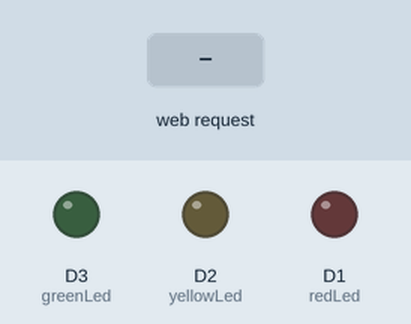
Recording of a sketch running on a simulated ESP8266 (NodeMCU). Shown: output pins drawn as LEDs (lit = HIGH). The test bench sets the inputs (shaded band). WiFi joins after 1.5 s; servers stay silent unless stated; what the sketch prints to the serial monitor is not drawn.

Above: at 2.7 s.
2.8 s: HTTP request GET /Loop received
At 3.6 s:
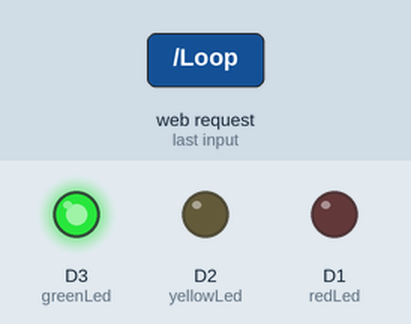
5.8 s: HTTP request GET /Off received
At 7.0 s:
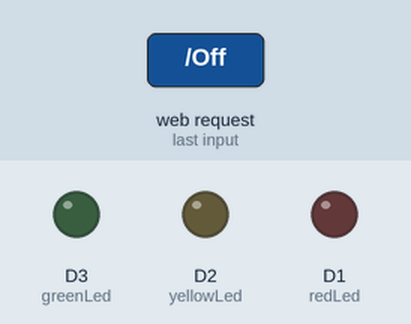
7.3 s: HTTP request GET /Red received
At 8.5 s:
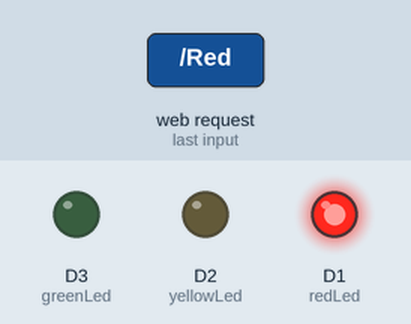
8.8 s: HTTP request GET /Yellow received
At 9.6 s:
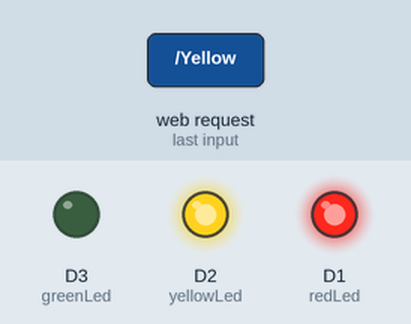
10.3 s: HTTP request GET /Green received
At 10.8 s:
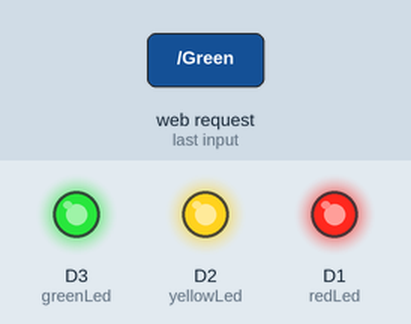
11.8 s: HTTP request GET /Red received
At 13.1 s:
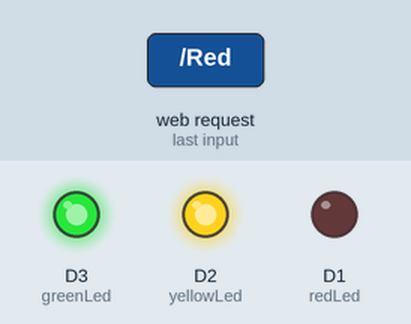
Timing chart, 0 to 14.3 s (numbered marks = the images above; inputs shaded):
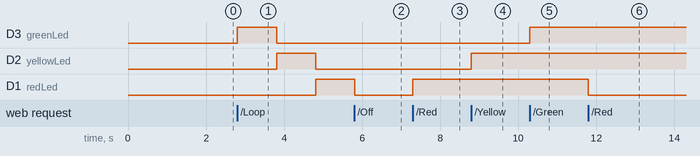

Measured:
- after the input at 2.8 s, D3 (greenLed): LOW → HIGH at once, → LOW 1.0 s later; D2 (yellowLed): LOW → HIGH after 1.0 s, → LOW 1.0 s later; D1 (redLed): LOW → HIGH after 2.0 s
- after the input at 5.8 s, D3 (greenLed): stays LOW (without the input it goes to HIGH after 0.01 s); D2 (yellowLed): stays LOW (without the input it goes to HIGH after 1.0 s)
- after the input at 7.3 s, D1 (redLed): LOW → HIGH at once
- after the input at 8.8 s, D2 (yellowLed): LOW → HIGH at once
- after the input at 10.3 s, D3 (greenLed): LOW → HIGH at once
- after the input at 11.8 s, D1 (redLed): HIGH → LOW at once

The sketch:

Stoplight_Webserver.ino
```cpp
#include <ESP8266WiFi.h>
#include <WiFiClient.h>
#include <ESP8266WebServer.h>

// Needed variables for LED Pin association
unsigned char greenLed = D3;        // Create greenLed Label for pin 3
unsigned char yellowLed = D2;       // Create yellowLed Label for pin 2
unsigned char redLed = D1;          // Create redLed Label for pin 1

// Needed variables for looping
unsigned long previousTime = 0;     // Create previousTime int for looping
unsigned long startTime = 0;        // Create startTime int for looping
bool runStoplight = false;          // Create runStoplight bool for looping
bool redStatus = false;             // Create Red bool for cycling red
bool yellowStatus = false;          // Create Yellow bool for cycling yellow
bool greenStatus = false;           // Create Green bool for cycling green

// wifi and server config
const char* ssid = "RYLANSLAPTOP";          // Set Wifi Name
const char* password = "Onyourleft100";     // Set Password
ESP8266WebServer server(80);                // Set server to port 80

// Simple HTML saved in a string with the different page references in buttons
const char MAIN_page[] PROGMEM = R"=====(
<html>
  <head>
    <title>Home Webpage</title>
    <h1>Home Webpage</h1>
    <h2>Stoplight</h2>
  </head>
  <body>
    <a href="/Off"><button style="background-color:grey">Off</button></a>
    <a href="/Red"><button style="background-color:red">Red</button></a>
    <a href="/Yellow"><button style="background-color:yellow">Yellow</button></a>
    <a href="/Green"><button style="background-color:lightGreen">Green</button></a>
    <a href="/Loop"><button style="background-color:lightGrey">Loop</button></a>
  </body>
</html>
)=====";

// Handle default page call
void handleRoot() {
  String page = MAIN_page;                  // Store HTML in a string
  server.send(200, "text/html", page);      // Send HTML to user
}

// Handle Off call and reset needed variables and LEDs
void handleOff() {
  String page = MAIN_page;                  // Store HTML in a string
  server.send(200, "text/html", page);      // Send HTML to user
  digitalWrite(greenLed, LOW);              // Turn Green LED off
  digitalWrite(yellowLed, LOW);             // Turn Yellow LED off
  digitalWrite(redLed, LOW);                // Turn Red LED off
  greenStatus = false;                      // Indicate green is off
  yellowStatus = false;                     // Indicate yellow is off
  redStatus = false;                        // Indicate red is off
  runStoplight = false;                     // Stop stoplight looping
  previousTime = 0;                         // Reset previousTime
  startTime = 0;                            // Reset startTime
  Serial.println("Turning Off LEDs");
}

// Handle Red call and cycle red LED depending on status
void handleRed() {
  String page = MAIN_page;                  // Store HTML in a string
  server.send(200, "text/html", page);      // Send HTML to user

  // If off turn on and if on turn off
  if (redStatus == false) {
    digitalWrite(redLed, HIGH);             // Turn Red LED on
    redStatus = true;                       // Flip status
  }
  else {
    digitalWrite(redLed, LOW);              // Turn Red LED off
    redStatus = false;                      // Flip status
  }
  Serial.println("Cycling Red");
}

// Handle Yellow call and cycle yellow LED depending on status
void handleYellow() {
  String page = MAIN_page;                  // Store HTML in a string
  server.send(200, "text/html", page);      // Send HTML to user

  // If off turn on and if on turn off
  if (yellowStatus == false) {
    digitalWrite(yellowLed, HIGH);          // Turn Yellow LED on
    yellowStatus = true;                    // Flip status
  }
  else {
    digitalWrite(yellowLed, LOW);           // Turn Yellow LED off
    yellowStatus = false;                   // Flip status
  }
  Serial.println("Cycling Yellow");
}

// Handle Green call and cycle green LED depending on status
void handleGreen() {
  String page = MAIN_page;                  // Store HTML in a string
  server.send(200, "text/html", page);      // Send HTML to user

  // If off turn on and if on turn off
  if (greenStatus == false) {
    digitalWrite(greenLed, HIGH);           // Turn Green LED on
    greenStatus = true;                     // Flip status
  }
  else {
    digitalWrite(greenLed, LOW);            // Turn Green LED off
    greenStatus = false;                    // Flip status
  }
  Serial.println("Cycling Green");
}

// Handle Loop call and setup needed variables
void handleLoop() {
  String page = MAIN_page;                  // Store HTML in a string
  server.send(200, "text/html", page);      // Send HTML to user

  digitalWrite(greenLed, LOW);              // Turn Green LED off
  digitalWrite(yellowLed, LOW);             // Turn Yellow LED off
  digitalWrite(redLed, LOW);                // Turn Red LED off

  greenStatus = false;                      // Indicate green is off
  yellowStatus = false;                     // Indicate yellow is off
  redStatus = false;                        // Indicate red is off

  runStoplight = true;                      // Start stoplight looping
  previousTime = millis();                  // Set previousTime to current runtime
  startTime = millis();                     // Then set startTime to current runtime
  Serial.println("Starting Stoplight Loop");
}

void setup() {
  // Setup Serial Monitor with 9600
  Serial.begin(9600);

  // Create Wifi connection and delay until connected
  WiFi.begin(ssid, password);
  Serial.println("Connecting to WiFi");
  while(WiFi.status() != WL_CONNECTED) {    // Loop until connected to WiFi
    delay(500);
    Serial.print(".");
  }

  // If connection successful show IP address in serial monitor
  Serial.println("");
  Serial.print("Connected to ");
  Serial.println(ssid);
  Serial.print("IP address: ");
  Serial.println(WiFi.localIP());           // Show your assigned IP address

  // Setup all 3 LED pins and make sure they are off
  pinMode(greenLed, OUTPUT);                // Set Green LED to Output pin
  pinMode(yellowLed, OUTPUT);               // Set Yellow LED to Output pin
  pinMode(redLed, OUTPUT);                  // Set Red LED to Output pin
  digitalWrite(greenLed, LOW);              // Turn Green LED off
  digitalWrite(yellowLed, LOW);             // Turn Yellow LED off
  digitalWrite(redLed, LOW);                // Turn Red LED off

  // Setup the needed Handles for the client operations
  server.on("/", handleRoot);
  server.on("/Off", handleOff);
  server.on("/Red", handleRed);
  server.on("/Yellow", handleYellow);
  server.on("/Green", handleGreen);
  server.on("/Loop", handleLoop);

  // Start server
  server.begin();
  Serial.println("HTTP server started");
}

void loop() {
  // Run server client requests
  server.handleClient();

  // Stoplight Controlling only runs when set to true
  if (runStoplight == true) {
    // compare last run to starting time, turn to seconds, then
    // check if within first second of three second loop
    if ((((previousTime - startTime) / 1000)%3) == 0) {
        digitalWrite(greenLed, HIGH);         // Turn Green LED on
        digitalWrite(yellowLed, LOW);         // Turn Yellow LED off
        digitalWrite(redLed, LOW);            // Turn Red LED off
        Serial.println("Loop Green ON");
        previousTime = millis();              // Set previous time to current time
    }
    // compare last run to starting time, turn to seconds, then
    // check if within second second of three second loop
    else if ((((previousTime - startTime) / 1000)%3) == 1) {
        digitalWrite(greenLed, LOW);          // Turn Green LED off
        digitalWrite(yellowLed, HIGH);        // Turn Yellow LED on
        digitalWrite(redLed, LOW);            // Turn Red LED off
        Serial.println("Loop Yellow ON");
        previousTime = millis();              // Set previous time to current time
    }
    // compare last run to starting time, turn to seconds, then
    // check if within third second of three second loop
    else if ((((previousTime - startTime) / 1000)%3) == 2) {
        digitalWrite(greenLed, LOW);          // Turn Green LED off
        digitalWrite(yellowLed, LOW);         // Turn Yellow LED off
        digitalWrite(redLed, HIGH);           // Turn Red LED on
        Serial.println("Loop Red ON");
        previousTime = millis();              // Set previous time to current time
    }
  }
}
```
